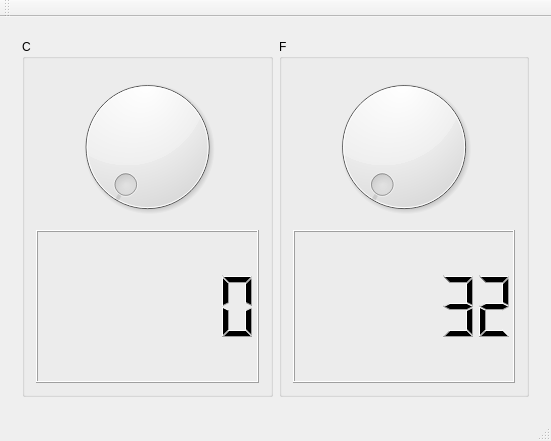
<?xml version="1.0" encoding="UTF-8"?>
<ui version="4.0">
 <class>MainWindow</class>
 <widget class="QMainWindow" name="MainWindow">
  <property name="geometry">
   <rect>
    <x>0</x>
    <y>0</y>
    <width>551</width>
    <height>441</height>
   </rect>
  </property>
  <property name="windowTitle">
   <string>MainWindow</string>
  </property>
  <widget class="QWidget" name="centralWidget">
   <property name="enabled">
    <bool>true</bool>
   </property>
   <layout class="QHBoxLayout" name="horizontalLayout">
    <item>
     <widget class="QWidget" name="widget" native="true">
      <layout class="QHBoxLayout" name="horizontalLayout_2">
       <item>
        <widget class="QGroupBox" name="celsiusGroupBox">
         <property name="title">
          <string>C</string>
         </property>
         <layout class="QVBoxLayout" name="verticalLayout">
          <item>
           <widget class="QDial" name="dialCelsius"/>
          </item>
          <item>
           <widget class="QLCDNumber" name="lcdCelsius">
            <property name="digitCount">
             <number>6</number>
            </property>
           </widget>
          </item>
         </layout>
        </widget>
       </item>
       <item>
        <widget class="QGroupBox" name="fahrenheitGroupBox">
         <property name="title">
          <string>F</string>
         </property>
         <layout class="QVBoxLayout" name="verticalLayout_2">
          <item>
           <widget class="QDial" name="dialFahrenheit"/>
          </item>
          <item>
           <widget class="QLCDNumber" name="lcdFahrenheit">
            <property name="smallDecimalPoint">
             <bool>false</bool>
            </property>
            <property name="digitCount">
             <number>6</number>
            </property>
            <property name="intValue" stdset="0">
             <number>32</number>
            </property>
           </widget>
          </item>
         </layout>
        </widget>
       </item>
      </layout>
     </widget>
    </item>
   </layout>
  </widget>
  <widget class="QMenuBar" name="menuBar">
   <property name="geometry">
    <rect>
     <x>0</x>
     <y>0</y>
     <width>551</width>
     <height>25</height>
    </rect>
   </property>
  </widget>
  <widget class="QToolBar" name="mainToolBar">
   <attribute name="toolBarArea">
    <enum>TopToolBarArea</enum>
   </attribute>
   <attribute name="toolBarBreak">
    <bool>false</bool>
   </attribute>
  </widget>
  <widget class="QStatusBar" name="statusBar"/>
 </widget>
 <layoutdefault spacing="6" margin="11"/>
 <resources/>
 <connections/>
</ui>
